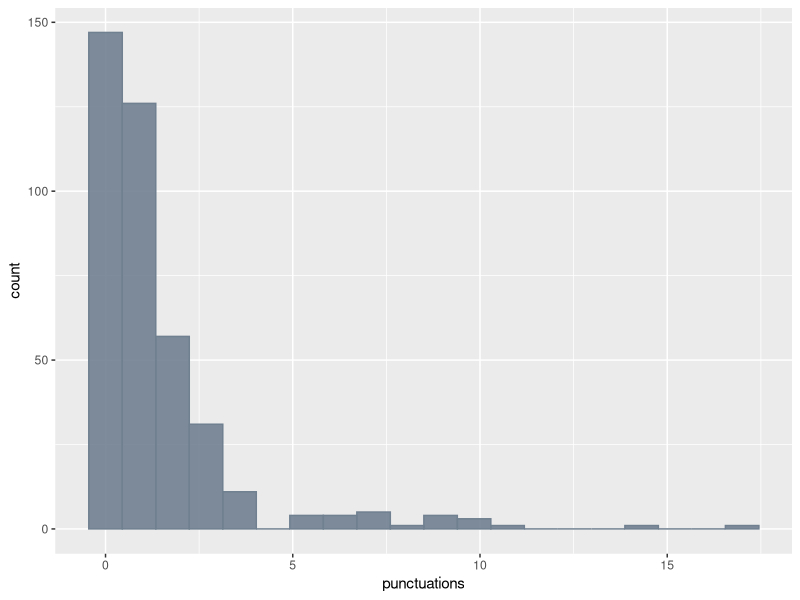

Write R code to recreate this figure. (Note: this script raises an error after producing the figure.)
## ---- chunk 1
knitr::opts_chunk$set(echo = FALSE)
## ---- chunk 2

library(readr)
library(ggplot2)
library(dplyr)
library(stringr)
library(wordcloud)
library(reshape2)

## ---- chunk 3

#loading clean csv datasets for both scholars
data1 <- read.csv(file = '../data/cleandata/scholar1_dataset.csv', header = TRUE, sep = ",", na.strings = c("", "NA"), stringsAsFactors = FALSE)
data2 <- read.csv(file = "../data/cleandata/scholar2_dataset.csv", header = TRUE, sep = ",", na.strings = c("", "NA"), stringsAsFactors = FALSE)
## ---- chunk 4
# Remove rows with non-english Paper titles.
data1<- data1 %>%
  filter(!str_detect(data1$paperName, "<U+"))

data2 <- data2 %>%
  filter(!str_detect(data2$paperName, "<U+"))
## ---- chunk 5
#get vector of punctuation count for each paper title
papers1_punct <- data1$paperName %>%
  str_count("[:punct:]")
## ---- chunk 6
#scholar1 total papers beginning with vowel
data1$paperName %>% 
  tolower %>%
  str_detect("^[aioue]") %>%
  sum

## ---- chunk 7
#scholar 1 total papers ending with "s"
data1$paperName %>% 
  tolower %>%
  str_detect("s$") %>%
  sum
 
## ---- chunk 8
# get longest title from scholar 1 papers
longest <- data1$paperName %>%
  str_length %>%
  which.max

data1$paperName[[longest]]
  
## ---- chunk 9
# Summary statistics for scholar 1 papers
summary(papers1_punct)
## ---- chunk 10
## Histogram of punctuations for Scholar 1 papers
titles_scholar1 <- data.frame(paper = c(seq(1:length(papers1_punct))),
                               punctuations = papers1_punct 
)

ggplot(titles_scholar1, aes(x=punctuations)) + 
  geom_histogram(color= "slategrey", fill="slategrey", bins = 20, alpha = 0.9)
## ---- chunk 11
papers2_punct <- data2$paperName %>%
  str_count("[:punct:]")
  
## ---- chunk 12
#scholar 2 total papers beginning with vowels
data2$paperName %>% 
  tolower %>%
  str_detect("^[aioue]") %>%
  sum
## ---- chunk 13
#scholar 2 total papers ending with "s"
data2$paperName %>% 
  tolower %>%
  str_detect("s$") %>%
  sum
## ---- chunk 14
longest <- data2$paperName %>%
  str_length %>%
  which.max

data2$paperName[[longest]]
## ---- chunk 15
summary(papers2_punct)
## ---- chunk 16
## Histogram of punctuations for Scholar 2 papers
titles_scholar2 <- data.frame(paper = c(seq(1:length(papers2_punct))),
                               punctuations = papers2_punct 
)

ggplot(titles_scholar2, aes(x=punctuations)) + 
  geom_histogram(color= "snow4", fill="snow4", bins = 20, alpha = 0.9)
## ---- chunk 17
#stop words to remove from paper titles
#different variations for words at the beginning
words <- c(" The", "The ", "A ", " An", "An ", " And", " In", " If", " But", " Of", " To", " On", "On ", "For ", "To ")
cut_out <- str_c(words, collapse ="|")
## ---- chunk 18
#Removing punctuations, digits and stop words from scholar 1 paper titles
#str_to_title to ensure only exact stop words removed
data1$paperName <- data1$paperName %>%
  str_remove_all("[:punct:]") %>%
  str_remove_all("[:digit:]") %>%
  str_to_title %>%
  str_remove_all(cut_out)
## ---- chunk 19
#Removing punctuations, digits and stop words from scholar 2 paper titles
#str_to_title to ensure only exact stop words removed
data2$paperName <- data2$paperName %>%
  str_remove_all("[:punct:]") %>%
  str_remove_all("[:digit:]") %>%
  str_to_title %>%
  str_remove_all(cut_out)
## ---- chunk 20
#count frequency of words in scholar 1 paper titles
words <- 
  data1$paperName %>%
  strsplit("\ ", fixed = T)

# create data frame of words with frequency
# sort in descending order
# removing blank spaces
papers1_wordcount <- 
  setNames(data.frame(table(unlist(words))), c("Words", "Freq")) %>%
      arrange(desc(Freq)) %>%
      filter(Words != "")
## ---- chunk 21
# top 10 words
papers1_wordcount[1:10,]
## ---- chunk 22
# count frequencies of words in scholar 2 paper titles
words <- 
  data2$paperName %>%
  strsplit("\ ", fixed = T)
  
# create data frame of words with frequency
# sort in descending order
# removing blank spaces
papers2_wordcount <- 
  setNames(data.frame(table(unlist(words))), c("Words", "Freq")) %>%
      arrange(desc(Freq)) %>%
      filter(Words != "")

## ---- chunk 23
papers2_wordcount[1:10,]
## ---- chunk 24
######################################################## 
######  PLOTS CODE   ###############################
######################################################
## ---- chunk 25
# Creating and exporting wordcloud for scholar 1 paper titles
png(filename = "../images/wordcloud1.png", width= 900, height= 600, pointsize = 20)
wordcloud (
  papers1_wordcount$Words, 
  papers1_wordcount$Freq, 
  random.order = F, 
  rot.per = 0.3, 
  scale = c(3, .5), 
  max.words = 80, 
  colors = brewer.pal(8, "Accent")
  )
dev.off()
## ---- chunk 26
# creating and exporting wordcloud for scholar 2 paper titles
png(filename = "../images/wordcloud2.png", width= 900, height= 600, pointsize = 20)
wordcloud (
  papers2_wordcount$Words, 
  papers2_wordcount$Freq, 
  random.order = F, 
  rot.per = 0.3, 
  scale = c(3, .5), 
  max.words = 80, 
  colors = brewer.pal(8, "Dark2")
  )
dev.off()
## ---- chunk 27
# creating and exporting shcolar 1 papers published over years plot

png(filename = "../images/scholar1-papers-years.png", width= 900, height= 600, pointsize = 20)
data1 %>% 
  select(X, year) %>%
  group_by(year)%>%
  count(name = "papers") %>%
  na.omit() %>%
  ggplot(aes(x=year, y=papers)) + 
  geom_line(color="darkblue") + 
  ggtitle("Scholar 1 papers published over time")
dev.off()
## ---- chunk 28
# creating and exporting shcolar 2 papers published over years plot

png(filename = "../images/scholar2-papers-years.png", width= 900, height= 600, pointsize = 20)
data2 %>% 
  select(X, year) %>%
  group_by(year)%>%
  count(name = "papers") %>%
  na.omit() %>%
  ggplot(aes(x=year, y=papers)) + 
  geom_line(color="darkred") + 
  ggtitle("Scholar 2 papers published over time")
dev.off()
## ---- chunk 29
# new data frame for scholar 1 paperTitles and years only
data1_papers_years <- select(data1, paperName, year) %>%
  na.omit



# get vector of top 5 words from scholar 1 paper titles
pp1_top5_words <- as.vector(papers1_wordcount$Words[1:5])

# create a matrix to count frequency of each word
words_count <- matrix(integer(1), ncol = 6 , nrow = length(data1_papers_years$paperName))


# check through dataframe and count matches to top 5 words
for (i in 1:length(data1_papers_years$paperName)) {
  # record years for each iteration
  words_count[i, 6] <- data1_papers_years$year[i]
  
  if (i == 1) {
    words_count[i,1:5] <- words_count[i,1:5] + as.integer(str_detect(data1_papers_years$paperName[i], pp1_top5_words))
  }
  
  else
   words_count[i,1:5] <- words_count[(i-1),1:5] + as.integer(str_detect(data1_papers_years$paperName[i], pp1_top5_words))
  
}

# create dataframe of words count matrix by years
titles1_top5_trend <- setNames(data.frame(words_count), append(pp1_top5_words, "year"))
titles1_top5_trend <- filter(titles1_top5_trend, year >= 1999)

# melt dataframe into variables with frequencies over years
titles1_top5_trend <- melt(titles1_top5_trend, id=c("year"), value.name = "freqs")

## ---- chunk 30
png(filename = "../images/scholar1-title-words-trend.png", width= 900, height= 600, pointsize = 20)
# line plot of top 5 words trend over filtered years
ggplot(data = titles1_top5_trend, aes(x = year, y = freqs, group = variable)) + 
  geom_line(aes(color = variable)) + 
  facet_wrap(~variable) +
  theme_bw() +
  ggtitle("Scholar Papers 1: Top 5 title words trend ") + 
  labs(color = "Words")
dev.off()
## ---- chunk 31
# new data frame for scholar 2 paperTitles and years only
# remove all NA year entries
data2_papers_years <- select(data2, paperName, year) %>%
  na.omit

# get vector of top 5 words from scholar 1 paper titles
pp2_top5_words <- as.vector(papers2_wordcount$Words[1:5])

# create a matrix to count frequency of each word
words_count <- matrix(integer(1), ncol = 6 , nrow = length(data2_papers_years$paperName))

# check through dataframe and count matches to top 5 words

for (i in 1:length(data2_papers_years$paperName)) {
  # record years for each iteration
  words_count[i, 6] <- data2_papers_years$year[i]
  
  if (i == 1) {
    words_count[i,1:5] <- words_count[i,1:5] + as.integer(str_detect(data2_papers_years$paperName[i], pp2_top5_words))
  }
  
  else
   words_count[i,1:5] <- words_count[(i-1),1:5] + as.integer(str_detect(data2_papers_years$paperName[i], pp2_top5_words))
  
}

# dataframe of words count matrix by years
titles2_top5_trend <- setNames(data.frame(words_count), append(pp2_top5_words, "year"))
titles2_top5_trend <- filter(titles2_top5_trend, year >= 1999)

# melt top 5 words into variables with frequencies over years
titles2_top5_trend <- melt(titles2_top5_trend, id=c("year"), value.name = "freqs")

## ---- chunk 32
# creating and exporting plot of words trend over filtered years

png(filename = "../images/scholar2-title-words-trend.png", width= 900, height= 600, pointsize = 20)
ggplot(data = titles2_top5_trend, aes(x = year, y = freqs, group = variable)) + 
  geom_line(aes(color = variable)) +
  theme_bw()+
  facet_wrap(~variable)+
  ggtitle("Scholar Papers 2: Top 5 title words trend ") + 
  labs(color = "Words")
dev.off()
## ---- chunk 33
######################################################## 
######  PLOTS CODE END  ###############################
######################################################
## ---- chunk 34
# Display wordcloud 1
knitr::include_graphics("../images/wordcloud1.png")
## ---- chunk 35
# Display wordcloud 2
knitr::include_graphics("../images/wordcloud2.png")
## ---- chunk 36
# Display scholar 1 papers published over years plot
knitr::include_graphics("../images/scholar1-papers-years.png")
## ---- chunk 37
# Display scholar 2 papers published over years plot
knitr::include_graphics("../images/scholar2-papers-years.png")
## ---- chunk 38
# Display scholar 1 papers title words trend plot
knitr::include_graphics("../images/scholar1-title-words-trend.png")
## ---- chunk 39
# Display scholar 2 papers title words trend plot
knitr::include_graphics("../images/scholar2-title-words-trend.png")
## ---- chunk 40
# get character vector of individual author names for scholar1 papers
sch1_authors <- data1$researcher %>%
  str_to_title %>%
  str_remove_all("\\ ...$") %>%
  strsplit(",") %>%
  unlist %>%
  trimws("both")


# exclude scholar names for co-authors only
sch1_co_authors <- setNames(
  data.frame(str_remove_all(sch1_authors, "Rh Thaler|R Thaler|"), stringsAsFactors = F),
  "names"
  )

# remove remaining blank elements
sch1_co_authors <- sch1_co_authors %>%
  filter(names != "" & names != " ")

# get vector of individual author names for scholar2 papers
sch2_authors <- data2$researcher %>%
  str_to_title %>%
  str_remove_all("\\ ...$") %>%
  strsplit(",") %>%
  unlist %>%
  trimws("both")

# exclude scholar2 name for co-authors only
sch2_co_authors <- setNames(
  data.frame(str_remove_all(sch2_authors, "Wd Nordhaus|W Nordhaus|"), stringsAsFactors = F),
  "names"
  )

# remove blank elements
sch2_co_authors <- sch2_co_authors %>%
  filter(names != "" & names != " ")

## ---- chunk 41
# total co-authors counted divided by numbers of papers
# gives average co-authors per paper for scholar 1
nrow(sch1_co_authors)/length(data1$paperName)
## ---- chunk 42
# average co-authors for scholar 2 
nrow(sch2_co_authors)/length(data2$paperName)
## ---- chunk 43
# check mutual co-auhtor names for both scholars
mutual_co_authors <- intersect(
  unique(sch1_authors),
  unique(sch2_authors)
  )

mutual_co_authors

## ---- chunk 44
# checking mutual papers by both scholars
which(str_count(sch1_authors, "Nordhaus") == 1)
which(str_count(sch2_authors, "Thaler") == 1)
## ---- chunk 45
# clean up journal names in scholar 1 dataset
data1$journal <- data1$journal %>%
  str_to_title %>%
  str_remove_all("[:digit:]") %>%
  str_remove_all("[:punct:]") %>%
  trimws("both")

# extract unique journal names from dataset 1
journals1 <- data1$journal %>%
  na.omit %>%
  unique


# clean journal names for scholar 2 dataset
data2$journal <- data2$journal %>%
  str_to_title %>%
  str_remove_all("[:digit:]") %>%
  str_remove_all("[:punct:]") %>%
  trimws("both")

# extract unique journal names from dataset 2
journals2 <- data2$journal %>%
  na.omit %>%
  unique


# check mutual journal names
mutual_journals <- intersect(journals1, journals2)

# check differing journal names
diff_journals <- setdiff(journals1, journals2)

#combine both mutual and differing journam names
all_dist_journals <- append(mutual_journals, diff_journals)

## ---- chunk 46
length(all_dist_journals)
## ---- chunk 47
# set NA citation entries to 0 for scholar1 dataset
data1$citations[is.na(data1$citations)] <- 0

# vectors for storing journal name and citation total count
journalName <- c("")
totalCitations <- c(0)


# check through journal names in data1
# use index of matches for journal names
# add up matching citations


# convoluted loop to properly count citations from both journals
# checks matches for each journal from both datasets
# then adds up citations by index
# zero matches return integer(0), If loop used to correct summation

for (i in 1:length(all_dist_journals)) {
  
  journalName[i] <- all_dist_journals[i]
  
     # used if matches from data1 but not data2
    if (length(data1$citations[which(data1$journal == all_dist_journals[i])]) == 0
        & length(data2$citations[which(data2$journal == all_dist_journals[i])]) != 0) {
    
          totalCitations[i] <- sum (data2$citations[which(data2$journal == all_dist_journals[i])]
                              )
          # used if matches from data2 but not from data1
      }   else if (length(data1$citations[which(data1$journal == all_dist_journals[i])]) != 0
      & length(data2$citations[which(data2$journal == all_dist_journals[i])]) == 0) {
        
                totalCitations[i] <- sum (data1$citations[which(data1$journal == all_dist_journals[i])]
                              )
                
         #used if no matches from both datas       
      } else if (length(data1$citations[which(data1$journal == all_dist_journals[i])]) == 0
      & length(data2$citations[which(data2$journal == all_dist_journals[i])]) == 0) {
        
                        totalCitations[i] <- 0
                        
        #used if both datas have matches
      } else {
    
          totalCitations[i] <- sum (
                  data1$citations[which(data1$journal == all_dist_journals[i])], 
                  data2$citations[which(data2$journal == all_dist_journals[i])]
                  )
        }
    
}







# dataframe for distinct journals and their total citations
# from both scholar papers
dist_jour_citations <- data.frame(journals = journalName,
           citations = totalCitations, stringsAsFactors = F)

## ---- chunk 48
# display top 10 with highest citations
dist_jour_citations %>% 
  arrange(desc(citations)) %>%
  head(10)
